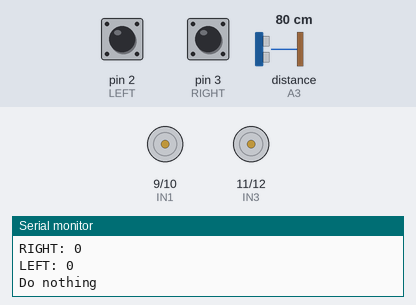
Bench run of a sketch on a simulated Arduino Uno, built with avr-gcc and run on an emulated ATmega328P. On the bench: motor-driver pin pairs drawn as motors (green arrow = first pin HIGH = forward, orange = second pin HIGH = backward, longer = more drive), the last lines printed to the serial monitor. Wiring (inferred from the names in the program): ultrasonic range finder: trigger A2; echo A3. The test bench sets the inputs (shaded band); at power-on: distance to the obstacle (sensor on A3) 80 cm, pin 2 (LEFT) HIGH, pin 3 (RIGHT) HIGH. The echo pulse lasts 58.3 µs per cm.

Above: at 1.2 s.
1.3 s: distance to the obstacle (sensor on A3) set to 65 cm
2.8 s: distance to the obstacle (sensor on A3) set to 57 cm
At 4.0 s:
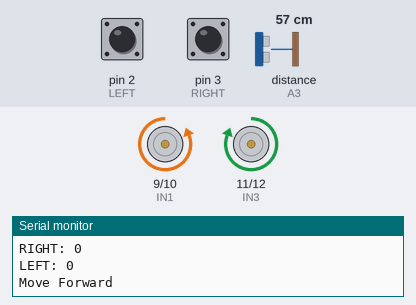
4.3 s: distance to the obstacle (sensor on A3) set to 19 cm
5.8 s: distance to the obstacle (sensor on A3) set to 15 cm
At 7.0 s:
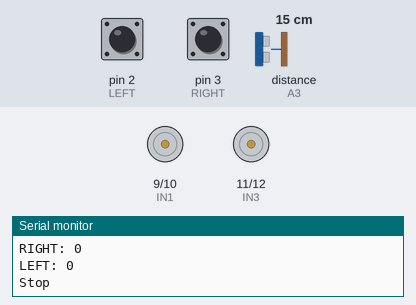
7.3 s: distance to the obstacle (sensor on A3) set to 18 cm
At 8.7 s:
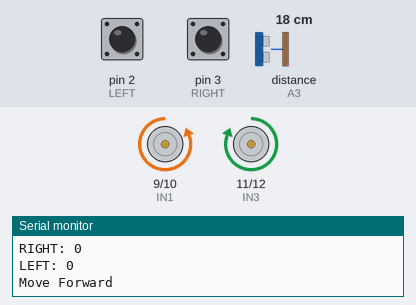
Timing chart, 0 to 9.8 s (numbered marks = the images above; inputs shaded):
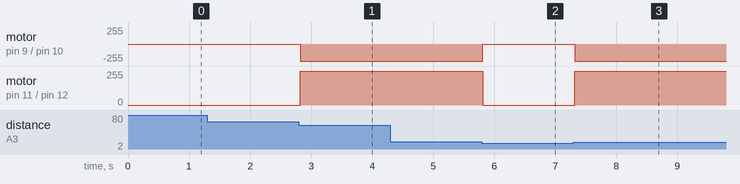

The sketch:

Shopping_cart.ino
```cpp
//include the library code:
//#include <NewPing.h>
//#include <AFMotor.h>

//IR sensor pins
#define LEFT 2            // Right IR sensor connected to analog pin A2 of Arduino Uno:
#define RIGHT 3           // Left IR sensor connected to analog pin A3 of Arduino Uno:

//Ultrasonic sensor pins
#define TRIGGER_PIN A2    // Trigger pin connected to analog pin A1 of Arduino Uno:
#define ECHO_PIN A3       // Echo pin connected to analog pin A0 of Arduino Uno:

//motor driver pins
#define IN4 12
#define IN3 11
// motor 1 control pins
#define IN2 10
#define IN1 9

int directn;

float pduration_us;

unsigned int distanceRead = 0;  //Variable to store ultrasonic sensor distance:
unsigned int Right_Value = 0;   //Variable to store Right IR sensor value:
unsigned int Left_Value = 0;    //Variable to store Left IR sensor value:
float startRange = 15.0, bufferRange = 60.0;

void setup() {  // the setup function runs only once when power on the board or reset the board:

  Serial.begin(115200);   //initailize serial communication at 9600 bits per second:
  pinMode(RIGHT, INPUT);  //set analog pin RIGHT as an input:
  pinMode(LEFT, INPUT);   //set analog pin RIGHT as an input:
  pinMode(IN1, OUTPUT);
  pinMode(IN2, OUTPUT);
  pinMode(IN3, OUTPUT);
  pinMode(IN4, OUTPUT);
  pinMode(TRIGGER_PIN, OUTPUT);  //set analog pin RIGHT as an input:
  pinMode(ECHO_PIN, INPUT);

}

void loop() {
  delay(50);                       //wait 50ms between pings:
  digitalWrite(TRIGGER_PIN, HIGH);
  delayMicroseconds(10);
  digitalWrite(TRIGGER_PIN, LOW);

  pduration_us = pulseIn(ECHO_PIN, HIGH);
  distanceRead = 0.017 * pduration_us;

  Serial.print("distance: ");
  Serial.print(distanceRead);
  Serial.println(" cm");

  Right_Value = !digitalRead(RIGHT);  // read the value from Right IR sensor:
  Left_Value = !digitalRead(LEFT);    // read the value from Left IR sensor:

  Serial.print("RIGHT: ");
  Serial.println(Right_Value);  // print the right IR sensor value in serial monitor:
  Serial.print("LEFT: ");
  Serial.println(Left_Value);  //print the left IR sensor value in serial monitor:

  if ((distanceRead > 1) && (distanceRead < startRange)) {
    Serial.println("Stop");
    haltMotion();

  } else if ((distanceRead > startRange) && (distanceRead < bufferRange)) {
    Serial.println("Move Forward");
    forward();

  } else if (distanceRead > bufferRange) {

    if ((Right_Value == 1) && (Left_Value == 0)) {
      //Turn right
      Serial.println("Turn right");
      rightward();

    } else if ((Right_Value == 0) && (Left_Value == 1)) {
      //Turn left
      Serial.println("Turn left");
      leftward();

    } else  if ((Right_Value == 0) && (Left_Value == 0)) {
      //Turn left
      Serial.println("Do nothing");
      haltMotion();
    }
    else  if ((Right_Value == 1) && (Left_Value == 1)) {
      //Turn left
      Serial.println("Do nothing");
      haltMotion();
    }
  } else {
    Serial.println("Do nothing");
    haltMotion();
  }
}
void backward() {
  // motor 1 run Clockwise
  digitalWrite(IN1, HIGH);
  digitalWrite(IN2, LOW);
  // motor 2 run Anticlockwise
  digitalWrite(IN3, LOW);
  digitalWrite(IN4, HIGH);
}

void forward() {
  // motor 1 run Anticlock wise
  digitalWrite(IN1, LOW);
  digitalWrite(IN2, HIGH);
  // motor 2 run Clockwise
  digitalWrite(IN3, HIGH);
  digitalWrite(IN4, LOW);
}

void rightward() {
  // motor 1 run
  digitalWrite(IN1, LOW);
  digitalWrite(IN2, HIGH);
  // motor 2 stop
  digitalWrite(IN3, LOW);
  digitalWrite(IN4, LOW);
}

void leftward() {
  // motor 1 stop
  digitalWrite(IN1, LOW);
  digitalWrite(IN2, LOW);
  // motor 2 run
  digitalWrite(IN3, HIGH);
  digitalWrite(IN4, LOW);
}

void haltMotion() {
  // All motor stops
  digitalWrite(IN1, LOW);
  digitalWrite(IN2, LOW);
  digitalWrite(IN3, LOW);
  digitalWrite(IN4, LOW);
}
```

Measured:
- the behaviour switches between 61 and 60 cm on distance to the obstacle (sensor on A3) (found by bisection; images 0 and 1)
- the behaviour switches between 17 and 16 cm on distance to the obstacle (sensor on A3) (found by bisection; images 1 and 2)
- after the input at 2.8 s, motor on pin 9 (IN1) / pin 10 (IN2): stopped → backward 255/255 at once; motor on pin 11 (IN3) / pin 12 (IN4): stopped → forward 255/255 at once
- after the input at 5.8 s, motor on pin 9 (IN1) / pin 10 (IN2): backward 255/255 → stopped at once; motor on pin 11 (IN3) / pin 12 (IN4): forward 255/255 → stopped at once
- after the input at 7.3 s, motor on pin 9 (IN1) / pin 10 (IN2): stopped → backward 255/255 at once; motor on pin 11 (IN3) / pin 12 (IN4): stopped → forward 255/255 at once
